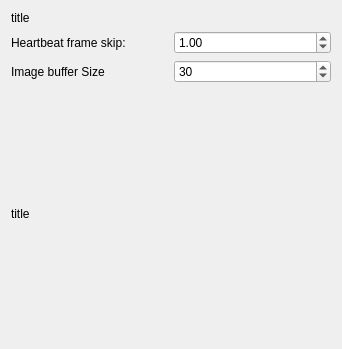
<?xml version="1.0" encoding="UTF-8"?>
<ui version="4.0">
 <class>ImageViewportController</class>
 <widget class="QWidget" name="ImageViewportController">
  <property name="geometry">
   <rect>
    <x>0</x>
    <y>0</y>
    <width>340</width>
    <height>349</height>
   </rect>
  </property>
  <property name="windowTitle">
   <string>Form</string>
  </property>
  <layout class="QGridLayout" name="gridLayout_2">
   <item row="0" column="0">
    <layout class="QGridLayout" name="gridLayout">
     <item row="3" column="0">
      <widget class="QLabel" name="label_3">
       <property name="text">
        <string>Image buffer Size</string>
       </property>
      </widget>
     </item>
     <item row="0" column="0" colspan="2">
      <widget class="QLabel" name="title">
       <property name="text">
        <string>title</string>
       </property>
      </widget>
     </item>
     <item row="2" column="0">
      <widget class="QLabel" name="label_2">
       <property name="text">
        <string>Heartbeat frame skip:</string>
       </property>
      </widget>
     </item>
     <item row="3" column="1">
      <widget class="QSpinBox" name="bufferSize">
       <property name="minimum">
        <number>1</number>
       </property>
       <property name="value">
        <number>30</number>
       </property>
      </widget>
     </item>
     <item row="2" column="1">
      <widget class="QDoubleSpinBox" name="heartBeat">
       <property name="value">
        <double>1.000000000000000</double>
       </property>
      </widget>
     </item>
     <item row="4" column="0" colspan="2">
      <widget class="QLabel" name="img">
       <property name="sizePolicy">
        <sizepolicy hsizetype="MinimumExpanding" vsizetype="MinimumExpanding">
         <horstretch>0</horstretch>
         <verstretch>0</verstretch>
        </sizepolicy>
       </property>
       <property name="minimumSize">
        <size>
         <width>320</width>
         <height>240</height>
        </size>
       </property>
       <property name="text">
        <string>title</string>
       </property>
      </widget>
     </item>
    </layout>
   </item>
  </layout>
 </widget>
 <resources/>
 <connections/>
</ui>
